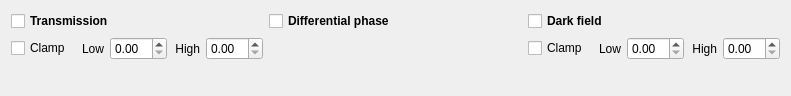
              <widget class="QWidget" name="page_4">
               <property name="geometry">
                <rect>
                 <x>0</x>
                 <y>0</y>
                 <width>791</width>
                 <height>96</height>
                </rect>
               </property>
               <attribute name="label">
                <string>Images to compute</string>
               </attribute>
               <layout class="QVBoxLayout" name="verticalLayout_7">
                <item>
                 <layout class="QHBoxLayout" name="horizontalLayout_28">
                  <item>
                   <layout class="QVBoxLayout" name="verticalLayout_20">
                    <item>
                     <widget class="QCheckBox" name="checkTransmission">
                      <property name="font">
                       <font>
                        <weight>75</weight>
                        <bold>true</bold>
                       </font>
                      </property>
                      <property name="text">
                       <string>Transmission</string>
                      </property>
                     </widget>
                    </item>
                    <item>
                     <layout class="QHBoxLayout" name="horizontalLayout_13">
                      <item>
                       <widget class="QCheckBox" name="checkClampTransmission">
                        <property name="text">
                         <string>Clamp</string>
                        </property>
                       </widget>
                      </item>
                      <item>
                       <widget class="QLabel" name="labelClampTransLow">
                        <property name="text">
                         <string>Low</string>
                        </property>
                        <property name="alignment">
                         <set>Qt::AlignRight|Qt::AlignTrailing|Qt::AlignVCenter</set>
                        </property>
                       </widget>
                      </item>
                      <item>
                       <widget class="QDoubleSpinBox" name="dspinClampTransLow"/>
                      </item>
                      <item>
                       <widget class="QLabel" name="labelClampTransHigh">
                        <property name="text">
                         <string>High</string>
                        </property>
                        <property name="alignment">
                         <set>Qt::AlignRight|Qt::AlignTrailing|Qt::AlignVCenter</set>
                        </property>
                       </widget>
                      </item>
                      <item>
                       <widget class="QDoubleSpinBox" name="dspinClampTransHigh"/>
                      </item>
                     </layout>
                    </item>
                    <item>
                     <spacer name="verticalSpacer_2">
                      <property name="orientation">
                       <enum>Qt::Vertical</enum>
                      </property>
                      <property name="sizeHint" stdset="0">
                       <size>
                        <width>20</width>
                        <height>40</height>
                       </size>
                      </property>
                     </spacer>
                    </item>
                   </layout>
                  </item>
                  <item>
                   <layout class="QVBoxLayout" name="verticalLayout_21">
                    <item>
                     <layout class="QVBoxLayout" name="verticalLayout_15">
                      <item>
                       <widget class="QCheckBox" name="checkDPC">
                        <property name="font">
                         <font>
                          <weight>75</weight>
                          <bold>true</bold>
                         </font>
                        </property>
                        <property name="text">
                         <string>Differential phase</string>
                        </property>
                       </widget>
                      </item>
                      <item>
                       <spacer name="verticalSpacer">
                        <property name="orientation">
                         <enum>Qt::Vertical</enum>
                        </property>
                        <property name="sizeHint" stdset="0">
                         <size>
                          <width>20</width>
                          <height>40</height>
                         </size>
                        </property>
                       </spacer>
                      </item>
                     </layout>
                    </item>
                   </layout>
                  </item>
                  <item>
                   <layout class="QVBoxLayout" name="verticalLayout_22">
                    <item>
                     <layout class="QVBoxLayout" name="verticalLayout_8">
                      <item>
                       <widget class="QCheckBox" name="checkDarkField">
                        <property name="font">
                         <font>
                          <weight>75</weight>
                          <bold>true</bold>
                         </font>
                        </property>
                        <property name="text">
                         <string>Dark field</string>
                        </property>
                       </widget>
                      </item>
                      <item>
                       <layout class="QHBoxLayout" name="horizontalLayout_14">
                        <item>
                         <widget class="QCheckBox" name="checkClampDFI">
                          <property name="text">
                           <string>Clamp</string>
                          </property>
                         </widget>
                        </item>
                        <item>
                         <widget class="QLabel" name="labelClampDFILow">
                          <property name="text">
                           <string>Low</string>
                          </property>
                          <property name="alignment">
                           <set>Qt::AlignRight|Qt::AlignTrailing|Qt::AlignVCenter</set>
                          </property>
                         </widget>
                        </item>
                        <item>
                         <widget class="QDoubleSpinBox" name="dspinClampDFILow"/>
                        </item>
                        <item>
                         <widget class="QLabel" name="labelClampDFIHigh">
                          <property name="text">
                           <string>High</string>
                          </property>
                          <property name="alignment">
                           <set>Qt::AlignRight|Qt::AlignTrailing|Qt::AlignVCenter</set>
                          </property>
                         </widget>
                        </item>
                        <item>
                         <widget class="QDoubleSpinBox" name="dspinClampDFIHigh"/>
                        </item>
                       </layout>
                      </item>
                      <item>
                       <spacer name="verticalSpacer_3">
                        <property name="orientation">
                         <enum>Qt::Vertical</enum>
                        </property>
                        <property name="sizeHint" stdset="0">
                         <size>
                          <width>20</width>
                          <height>40</height>
                         </size>
                        </property>
                       </spacer>
                      </item>
                     </layout>
                    </item>
                   </layout>
                  </item>
                 </layout>
                </item>
               </layout>
              </widget>
